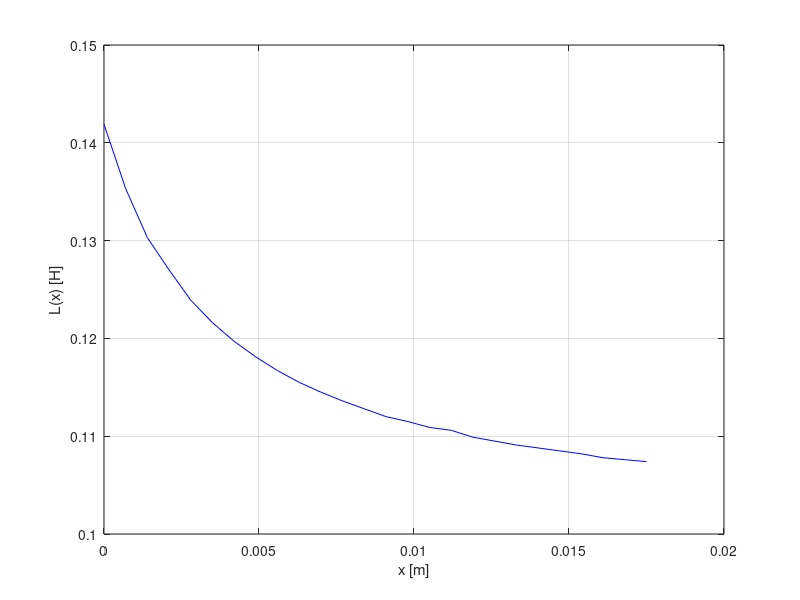
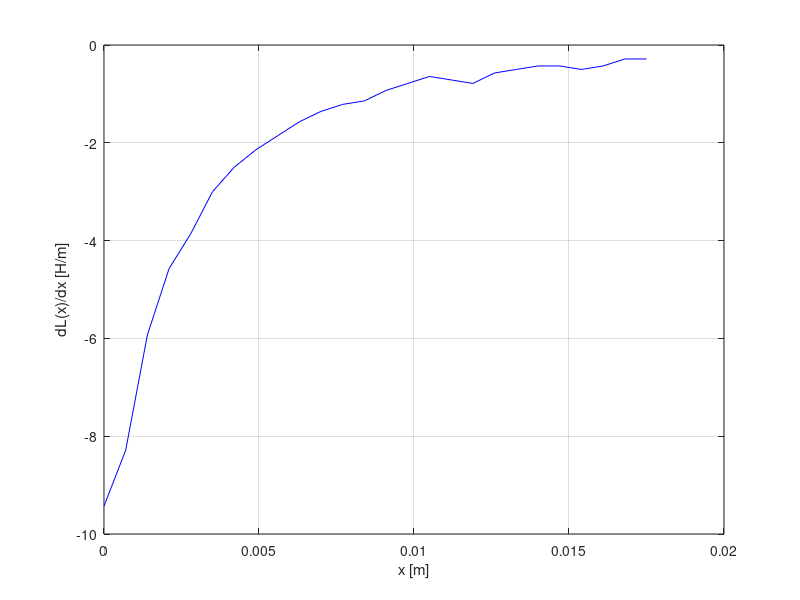

Recreate these plots in MATLAB, in order. (Note: this script raises an error after producing the figures.)
%% Scaling x to inductance value

% Data

L = [141.9; 135.3; 130.3; 127;123.9; 121.6; 119.7; 118.1; 116.7; 115.5; 114.5; 113.6; 112.8; 112; 111.5; 110.9; 110.6; 109.9; 109.5; 109.1; 108.8;108.5; 108.2; 107.8; 107.6; 107.4]*0.001; %Uzupełnić pomiary 

L_size = size(L,1);
x = 0:0.0007:(0.0007*(L_size-1)); x = x';

Diameter = 59.3*0.001; %[m] //Ball diameter 
% x = x + 0.5*Diameter;


dLdx = zeros(size(L)); 

% Numerical derivative - ends 
dLdx(1) = (L(2) - L(1)) / (x(2) - x(1));
dLdx(end) = (L(end) - L(end-1)) / (x(end) - x(end-1));

% Numerical derivative - rest of the points
for i = 2:length(L)-1
    dLdx(i) = (L(i+1) - L(i-1)) / (x(i+1) - x(i-1));
end

% Wykres
figure(1);
plot(x, L, 'b-');
grid on
xlabel('x [m]');
ylabel('L(x) [H]');

figure(2);
plot(x, dLdx, 'b-');
grid on
xlabel('x [m]');
ylabel('dL(x)/dx [H/m]');


% % --- Dopasowanie funkcji wykładniczej L = a*exp(b*x)
% f = fit(x, L, 'exp2');
% dfdx = diff(f,x)
% 
% % --- Wyniki ---
% disp(f)
% 
% % --- Wykres aproksymacji ---
% figure(3);
% plot(f, x, L);
% xlabel('x [m]');
% ylabel('L(x) [H]');
% title('Aproksymacja funkcją wykładniczą');
% grid on;


% --- Dopasowanie ---
f = fit(x, L, 'exp2');
disp(f)

% --- Wyciągnięcie współczynników ---
a = f.a; b = f.b; c = f.c; d = f.d;

% --- Definicja pochodnej ---
dfdx = @(x) a*b*exp(b*x) + c*d*exp(d*x);

% --- Wykres pochodnej dopasowania ---
figure(3);
plot(x, dfdx(x), 'r-', 'LineWidth', 1.5);
grid on;
xlabel('x [m]');
ylabel('dL_fit/dx [H/m]');
title('Pochodna dopasowanej funkcji wykładniczej');
